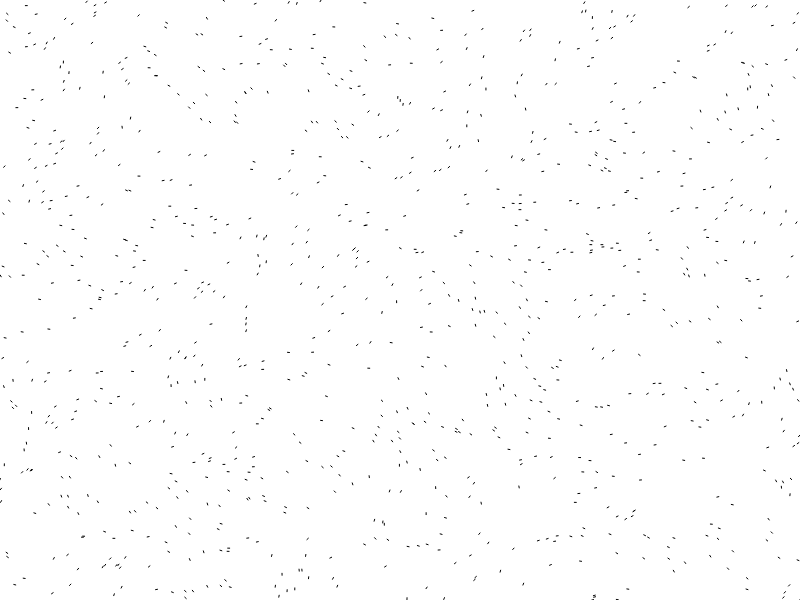
Frame 1 (no input)
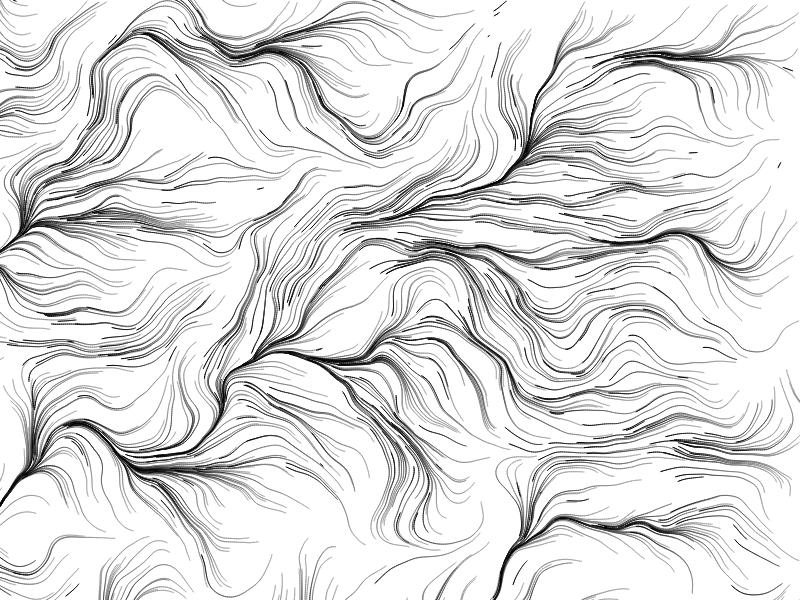
Frame 60 (no input)
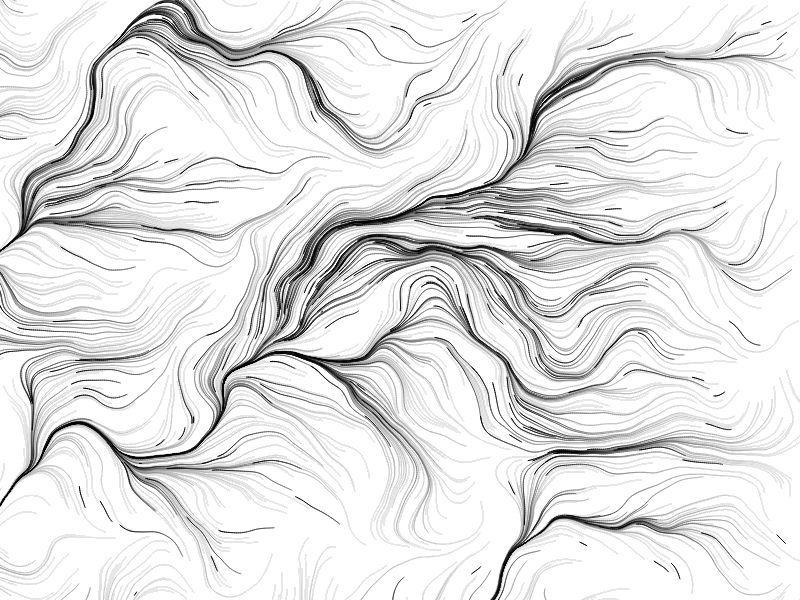
Frame 120 (the mouse pressed at the canvas centre since frame 60)

The p5.js sketch that drew these frames (run headless with seeded random() and noise() and a simulated clock; from frame 60 on, the mouse is pressed at the canvas centre):

// p5.js sketch
// ── sketch.js
var agents = [];
let n = 1000;
function setup() {
  createCanvas(800, 600);
  for (var i = 0; i < n; i++) {
    agents[i] = new Agent();
  }
  angleMode(DEGREES)
  background(255);
}

function draw() {
  background(255,5)

  // Draw agents
  stroke(0);
  for (var i = 0; i < n; i++) {
    agents[i].update();
    agents[i].display();
  }
}

class Agent {
  constructor() {
    this.pos = createVector(random(width), random(height));
    this.posOld = this.pos.copy();

    this.vel = createVector(2, 0);

    this.angle = 0;
  }

  update() {
    let isOutside =
      this.pos.x < 0 ||
      this.pos.x > width ||
      this.pos.y < 0 ||
      this.pos.y > height;
    if (isOutside) {
      this.pos.set(random(width), random(height));
      this.posOld = this.pos.copy();
      this.angle = 0;
    }
    let sc = 0.01;
    let noiseValue = noise(this.pos.x * sc, this.pos.y * sc);
    this.angle = map(noiseValue, 0, 1, 0, 365);
    this.vel.setHeading(this.angle);
    this.posOld = this.pos.copy();
    this.pos.add(this.vel);
  }

  display() {
    stroke(0);
    line(this.posOld.x, this.posOld.y, this.pos.x, this.pos.y);
  }
}
